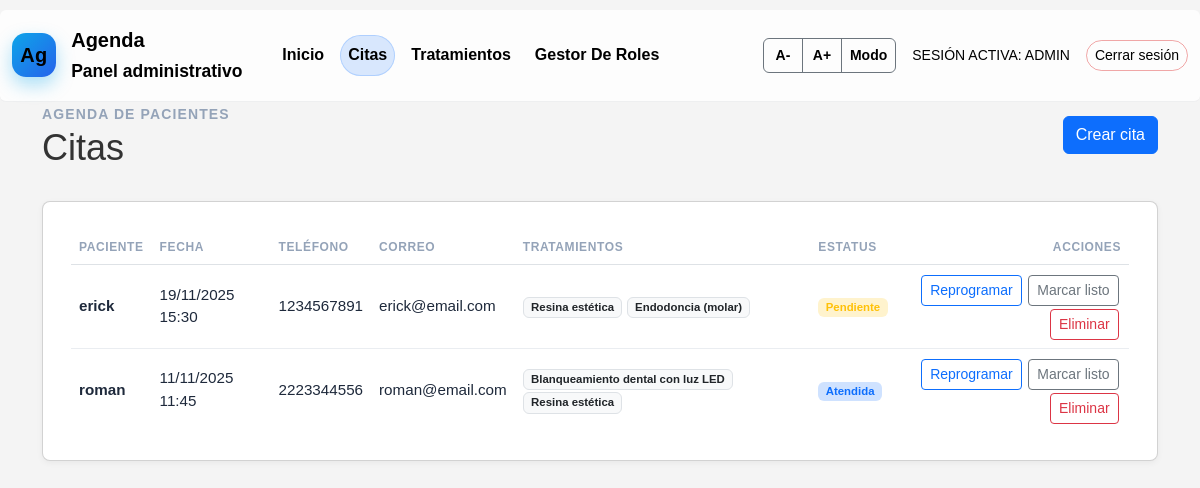
Page /citas/ (signed in) on the committed database.
### app/models.py (models this page shows, shortened)
class CitaDental(models.Model):
	ESTATUS_PENDIENTE = 'PENDIENTE'
	ESTATUS_CONFIRMADA = 'CONFIRMADA'
	ESTATUS_CANCELADA = 'CANCELADA'
	ESTATUS_ATENDIDA = 'ATENDIDA'
	ESTATUS_CHOICES = [
		(ESTATUS_PENDIENTE, 'Pendiente'),
		(ESTATUS_CONFIRMADA, 'Confirmada'),
		(ESTATUS_CANCELADA, 'Cancelada'),
		(ESTATUS_ATENDIDA, 'Atendida'),
	]
	nombre_paciente = models.CharField(max_length=200)
	tratamientos = models.ManyToManyField(
		Tratamiento,
		blank=True,
		related_name='citas',
		help_text='Tratamientos asociados a la cita'
	)
	fecha_cita = models.DateTimeField()
	telefono = models.CharField(max_length=30, blank=True, null=True)
	correo = models.EmailField(blank=True, null=True)
	estatus = models.CharField(max_length=20, choices=ESTATUS_CHOICES, default=ESTATUS_PENDIENTE)

class Tratamiento(models.Model):
	nombre = models.CharField(max_length=150)
	descripcion = models.TextField(blank=True, null=True)
	precio = models.DecimalField(max_digits=10, decimal_places=2)

### app/views.py (the view)
# urls.py: path('citas/', views.citas_listar, name='citas_listar'),
@login_required
@group_required('Administrador', 'Empleado', 'Permiso Citas')
def citas_listar(request):
	qs = CitaDental.objects.all().prefetch_related('tratamientos').order_by('-fecha_cita')
	return render(request, 'citas_listar.html', {'citas': qs})

### app/context_processors.py (called while the page is built)
def user_roles(request):
    flags = {
        'is_admin': False,
        'is_employee': False,
        'can_view_citas': False,
        'can_manage_tratamientos': False,
    }
    user = getattr(request, 'user', None)
    try:
        if user and user.is_authenticated:
            is_admin = user.is_superuser or user.groups.filter(name='Administrador').exists()
            flags['is_admin'] = is_admin
            flags['is_employee'] = user.groups.filter(name='Empleado').exists()
            flags['can_view_citas'] = is_admin or user.groups.filter(name='Permiso Citas').exists()
            flags['can_manage_tratamientos'] = is_admin or user.groups.filter(name='Permiso Tratamientos').exists()
    except Exception:
        pass
    return flags

### app/views.py (called while the page is built)
def group_required(*group_names):
	def decorator(view_func):
		@wraps(view_func)
		def _wrapped(request, *args, **kwargs):
			if not request.user.is_authenticated:
				return redirect('login')
			if request.user.is_superuser:
				return view_func(request, *args, **kwargs)
			if request.user.groups.filter(name__in=group_names).exists():
				return view_func(request, *args, **kwargs)
			return HttpResponseForbidden('No tienes permisos para acceder a esta página.')
		return _wrapped
	return decorator

### app/templates/citas_listar.html (shortened to what this page needs)
{% extends 'base.html' %}
{% block content %}
<div class="admin-page-header">
    <div>
        <small>Agenda de pacientes</small>
        <h1 class="mb-0">Citas</h1>
    </div>
    {% if is_admin %}
    <a class="btn btn-primary" href="{% url 'citas_crear' %}">Crear cita</a>
    {% endif %}
</div>
<div class="card admin-table">
    <div class="card-body">
        <div class="table-responsive">
            <table class="table align-middle">
                <thead>
                    <tr>
                        <th>Paciente</th>
                        <th>Fecha</th>
                        <th>Teléfono</th>
                        <th>Correo</th>
                        <th>Tratamientos</th>
                        <th>Estatus</th>
                        <th class="text-end">Acciones</th>
                    </tr>
                </thead>
                <tbody>
                    {% for c in citas %}
                    <tr>
                        <td class="fw-semibold">{{ c.nombre_paciente }}</td>
                        <td>{{ c.fecha_cita|date:"d/m/Y H:i" }}</td>
                        <td>{{ c.telefono|default:"-" }}</td>
                        <td>{{ c.correo|default:"-" }}</td>
                        <td>
                            {% with lista=c.tratamientos.all %}
                                {% if lista %}
                                    {% for t in lista %}
                                        <span class="badge bg-light text-dark border">{{ t.nombre }}</span>
                                    {% endfor %}
                                {% else %}
                                    <span class="text-muted">Sin asignar</span>
                                {% endif %}
                            {% endwith %}
                        </td>
                        <td>
                            <span class="badge {% if c.estatus == 'CONFIRMADA' %}bg-success-subtle text-success{% elif c.estatus == 'CANCELADA' %}bg-danger-subtle text-danger{% elif c.estatus == 'ATENDIDA' %}bg-primary-subtle text-primary{% else %}bg-warning-subtle text-warning{% endif %}">
                                {{ c.get_estatus_display }}
                            </span>
                        </td>
                        <td class="text-end table-actions">
                        {% if is_admin %}
                        <a class="btn btn-sm btn-outline-primary" href="{% url 'citas_editar' c.id %}">Reprogramar</a>
                        {% endif %}
                        {% if is_admin or is_employee or can_view_citas %}
                        <a class="btn btn-sm btn-outline-secondary" href="{% url 'citas_marcar_listo' c.id %}">Marcar listo</a>
                        {% endif %}
                        {% if is_admin %}
                        <form method="post" action="{% url 'citas_eliminar' c.id %}" class="d-inline-block" onsubmit="return confirm('¿Eliminar cita?');">
                            <button type="submit" class="btn btn-sm btn-outline-danger">Eliminar</button>
                        </form>
                        {% endif %}
                        </td>
                    </tr>
                    {% empty %}
                    <tr>
                        <td colspan="7" class="text-center text-muted py-4">No hay citas registradas.</td>
                    </tr>
                    {% endfor %}
                </tbody>
            </table>
        </div>
    </div>
</div>
{% endblock %}

### app/templates/base.html (shortened to what this page needs)
<!doctype html>
<html lang="es">
{% load static %}
    <head>
        <link href="https://cdn.jsdelivr.net/npm/bootstrap@5.3.2/dist/css/bootstrap.min.css" rel="stylesheet">
        <link rel="stylesheet" href="{% static 'css/style.css' %}">
    </head>
    <body>
        <nav class="navbar navbar-expand-lg admin-navbar">
            <div class="container-fluid">
                <a class="navbar-brand d-flex align-items-center" href="{% url 'listar' %}">
                    <span class="brand-mark me-2">Ag</span>
                    <div>
                        <div class="fw-bold">Agenda</div>
                        <small class="text-muted">Panel administrativo</small>
                    </div>
                </a>
                <div class="collapse navbar-collapse" id="adminNav">
                    <ul class="navbar-nav me-auto mb-2 mb-lg-0">
                        <li class="nav-item">
                            <a class="nav-link {% if request.resolver_match.url_name == 'listar' %}active{% endif %}" href="{% url 'listar' %}">Inicio</a>
                        </li>
                        {% if can_view_citas %}
                        <li class="nav-item">
                            <a class="nav-link {% if request.resolver_match.url_name|default:''|slice:":5" == 'citas' %}active{% endif %}" href="{% url 'citas_listar' %}">Citas</a>
                        </li>
                        {% endif %}
                        {% if can_manage_tratamientos %}
                        <li class="nav-item">
                            <a class="nav-link {% if request.resolver_match.url_name|default:''|slice:":12" == 'tratamientos' %}active{% endif %}" href="{% url 'tratamientos_listar' %}">Tratamientos</a>
                        </li>
                        {% endif %}
                        {% if is_admin %}
                        <li class="nav-item">
                            <a class="nav-link {% if request.resolver_match.url_name|default:''|slice:":7" == 'usuarios' %}active{% endif %}" href="{% url 'usuarios_listar' %}">Gestor de roles</a>
                        </li>
                        {% endif %}
                    </ul>
                    <div class="d-flex align-items-center gap-2 me-3 accessibility-controls">
                        <div class="btn-group" role="group" aria-label="Accesibilidad">
                            <button id="btn-decrease" class="btn btn-outline-secondary btn-sm" type="button" title="Disminuir texto" onclick="decreaseText()">A-</button>
                            <button id="btn-increase" class="btn btn-outline-secondary btn-sm" type="button" title="Aumentar texto" onclick="increaseText()">A+</button>
                            <button id="btn-toggle-dark" class="btn btn-outline-secondary btn-sm" type="button" title="Modo oscuro" onclick="toggleDark()">Modo</button>
                        </div>
                    </div>
                    {% if request.user.is_authenticated %}
                    <div class="d-flex align-items-center gap-3 text-uppercase small text-muted">
                        Sesión activa: {{ request.user.username }}
                        <form method="post" action="{% url 'logout' %}" class="m-0">
                            <button class="btn btn-outline-danger btn-sm rounded-pill" type="submit">Cerrar sesión</button>
                        </form>
                    </div>
                    {% endif %}
                </div>
            </div>
        </nav>
        <div class="container mb-5">
            {% block content %}{% endblock %}
        </div>
    </body>
</html>

### app/statics/css/style.css (style rules this page uses)
html { scroll-behavior: smooth; }
body { font-family: 'Poppins', Arial, Helvetica, sans-serif; display: block; margin: 0; background-color: #f4f4f4; color: #333; padding-top: 0; }
h1, h2, h3, h4, h5, h6, .display-5 { font-family: 'Montserrat', Arial, Helvetica, sans-serif; margin: 0; }
:root { --brand: #0d6efd; --brand-dark: #012a4a; }
nav { background-color: #0b5ed7; border-radius: 6px; margin-top: 10px; }
nav ul { list-style: none; margin: 0; padding: 0; display: flex; justify-content: space-around; }
nav ul li { flex: 1; text-align: center; }
nav ul li a { display: block; padding: 10px 8px; color: #fff; text-decoration: none; font-weight: 600; }
.card { background: #fff; border-radius: 8px; padding: 12px; box-shadow: 0 2px 6px rgba(0,0,0,0.05); }
button { cursor: pointer; }
.admin-navbar, .admin-navbar * { color: #000000 !important; }
.admin-navbar .nav-link { color: #000000 !important; }
.admin-navbar .navbar-brand, .admin-navbar .brand-mark { color: #000000 !important; }
.admin-navbar .btn, .admin-navbar .btn * { color: #000000 !important; }
.admin-navbar { background: #ffffffcc; backdrop-filter: blur(8px); border-bottom: 1px solid rgba(15,23,42,0.06); font-family: 'Montserrat', sans-serif; padding: 0.65rem 0; }
.admin-navbar .navbar-brand { font-weight: 700; color: #0f172a; gap: 0.45rem; }
.admin-navbar .brand-mark { width: 44px; height: 44px; border-radius: 14px; background: linear-gradient(135deg, #0ea5e9, #2563eb); color: #fff; font-weight: 700; display: inline-flex; align-items: center; justify-content: center; letter-spacing: 0.5px; box-shadow: 0 8px 18px rgba(14,165,233,0.35); }
.admin-navbar .nav-link { font-weight: 600; color: #6b7280; padding: 0.55rem 0.9rem; border-radius: 999px; transition: all 0.2s ease; text-transform: capitalize; display: inline-flex; align-items: center; justify-content: center; }
.admin-navbar .nav-link.active { color: #0d6efd; background: rgba(13,110,253,0.15); box-shadow: inset 0 0 0 1px rgba(13,110,253,0.2); }
.admin-navbar .navbar-collapse { align-items: center; }
.admin-navbar .navbar-nav { align-items: center; gap: 0.5rem; margin-left: 1rem; flex-wrap: wrap; }
.admin-navbar .nav-item { white-space: nowrap; }
.admin-navbar .btn-outline-danger { border-color: rgba(220,38,38,0.4); color: #b91c1c; }
.accessibility-controls .btn { padding: 6px 8px; min-width: 40px; border-radius: 6px; }
.accessibility-controls .btn[title] { font-weight: 600; }
.admin-page-header { display: flex; align-items: center; justify-content: space-between; gap: 1.5rem; margin-bottom: 2rem; }
.admin-page-header h1 { font-size: clamp(1.75rem, 3vw, 2.4rem); margin: 0; }
.admin-page-header small { text-transform: uppercase; letter-spacing: 0.08em; font-weight: 600; color: #94a3b8; }
.admin-table .table { margin-bottom: 0; font-size: 0.95rem; }
.admin-table .table thead th { text-transform: uppercase; font-size: 0.75rem; letter-spacing: 0.05em; color: #94a3b8; border-bottom-width: 1px; }
.admin-table .table tbody td { vertical-align: middle; color: #1e293b; border-color: rgba(148,163,184,0.2); }
.admin-table .table tbody tr:last-child td { border-bottom: none; }
.table-actions .btn { margin: 0.15rem 0.15rem 0 0; }

### rows in the picture
CitaDental: nombre_paciente "erick", fecha_cita "19/11/2025 15:30", telefono "1234567891", correo "erick@email.com", estatus "Pendiente"
Tratamiento: nombre "Resina estética"
Tratamiento: nombre "Endodoncia (molar)"
CitaDental: nombre_paciente "roman", fecha_cita "11/11/2025 11:45", telefono "2223344556", correo "roman@email.com", estatus "Atendida"
Tratamiento: nombre "Blanqueamiento dental con luz LED"

### other values in the picture
{{ request.user.username }} "ADMIN"
